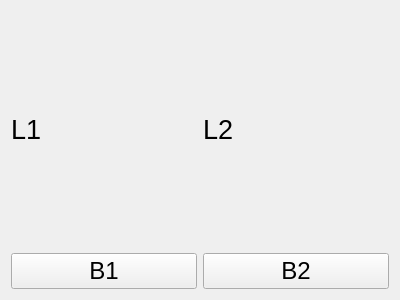
<?xml version="1.0" encoding="UTF-8"?>
<ui version="4.0">
 <class>MyWidget</class>
 <widget class="QWidget" name="MyWidget">
  <property name="geometry">
   <rect>
    <x>0</x>
    <y>0</y>
    <width>400</width>
    <height>300</height>
   </rect>
  </property>
  <property name="windowTitle">
   <string>Form</string>
  </property>
  <layout class="QHBoxLayout" name="horizontalLayout">
   <item>
    <layout class="QGridLayout" name="gridLayout">
     <item row="0" column="0">
      <widget class="QLabel" name="label1">
       <property name="font">
        <font>
         <pointsize>20</pointsize>
        </font>
       </property>
       <property name="text">
        <string>L1</string>
       </property>
      </widget>
     </item>
     <item row="0" column="1">
      <widget class="QLabel" name="label2">
       <property name="font">
        <font>
         <pointsize>20</pointsize>
        </font>
       </property>
       <property name="text">
        <string>L2</string>
       </property>
      </widget>
     </item>
     <item row="1" column="0">
      <widget class="QPushButton" name="button1">
       <property name="font">
        <font>
         <pointsize>18</pointsize>
        </font>
       </property>
       <property name="text">
        <string>B1</string>
       </property>
      </widget>
     </item>
     <item row="1" column="1">
      <widget class="QPushButton" name="button2">
       <property name="font">
        <font>
         <pointsize>18</pointsize>
        </font>
       </property>
       <property name="text">
        <string>B2</string>
       </property>
      </widget>
     </item>
    </layout>
   </item>
  </layout>
 </widget>
 <resources/>
 <connections/>
</ui>
